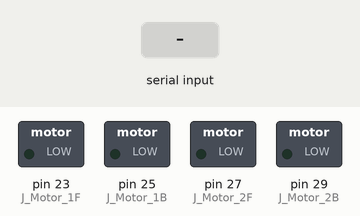
This sketch was run on a simulated Arduino Mega 2560, built with avr-gcc and run on an emulated ATmega2560. Shown: switched loads named in the sketch (green lamp = pin HIGH). The test bench sets the inputs (shaded band).

Above: at 1.2 s.
1.3 s: "v" received over Serial
At 1.7 s:
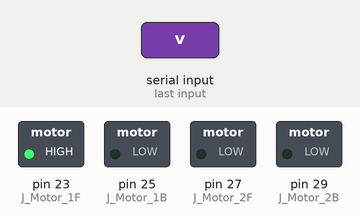
2.8 s: "b" received over Serial
At 4.0 s:
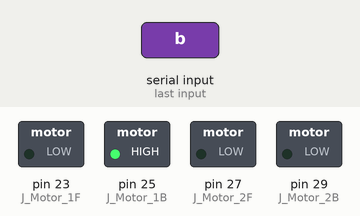
4.3 s: "n" received over Serial
At 5.2 s:
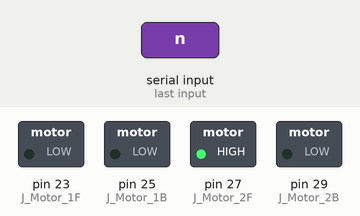
5.8 s: "m" received over Serial
At 6.3 s:
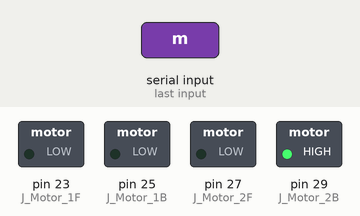
Timing chart, 0 to 8.3 s (numbered marks = the images above; inputs shaded):
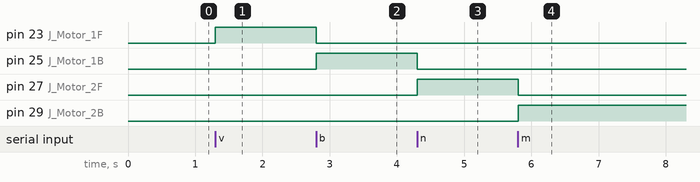

The sketch:

Lift.ino
```cpp
#define J_Motor_1F 23
#define J_Motor_1B 25
#define J_Motor_2F 27
#define J_Motor_2B 29

void setup()
{
  Serial.begin(9600);
  pinMode(J_Motor_1F,OUTPUT);
  pinMode(J_Motor_1B,OUTPUT);
  pinMode(J_Motor_2F,OUTPUT);
  pinMode(J_Motor_2B,OUTPUT);
}

void loop()
{
  while(Serial.available())
  {
    char input=Serial.read();
    {
      if(input=='v')
      {
        digitalWrite(J_Motor_1F,HIGH);
        digitalWrite(J_Motor_1B,LOW);
        digitalWrite(J_Motor_2F,LOW);
        digitalWrite(J_Motor_2B,LOW);
      }
      else
      if(input=='b')
      {
        digitalWrite(J_Motor_1F,LOW);
        digitalWrite(J_Motor_1B,HIGH);
        digitalWrite(J_Motor_2F,LOW);
        digitalWrite(J_Motor_2B,LOW);
      }
      else
      if(input=='n')
      {
        digitalWrite(J_Motor_1F,LOW);
        digitalWrite(J_Motor_1B,LOW);
        digitalWrite(J_Motor_2F,HIGH);
        digitalWrite(J_Motor_2B,LOW);
      }
      else
      if(input=='m')
      {
        digitalWrite(J_Motor_1F,LOW);
        digitalWrite(J_Motor_1B,LOW);
        digitalWrite(J_Motor_2F,LOW);
        digitalWrite(J_Motor_2B,HIGH);
      }
    }
  }

}
```

Measured:
- after the input at 1.3 s, pin 23 (J_Motor_1F): LOW → HIGH at once
- after the input at 2.8 s, pin 23 (J_Motor_1F): HIGH → LOW at once; pin 25 (J_Motor_1B): LOW → HIGH at once
- after the input at 4.3 s, pin 25 (J_Motor_1B): HIGH → LOW at once; pin 27 (J_Motor_2F): LOW → HIGH at once
- after the input at 5.8 s, pin 27 (J_Motor_2F): HIGH → LOW at once; pin 29 (J_Motor_2B): LOW → HIGH at once
